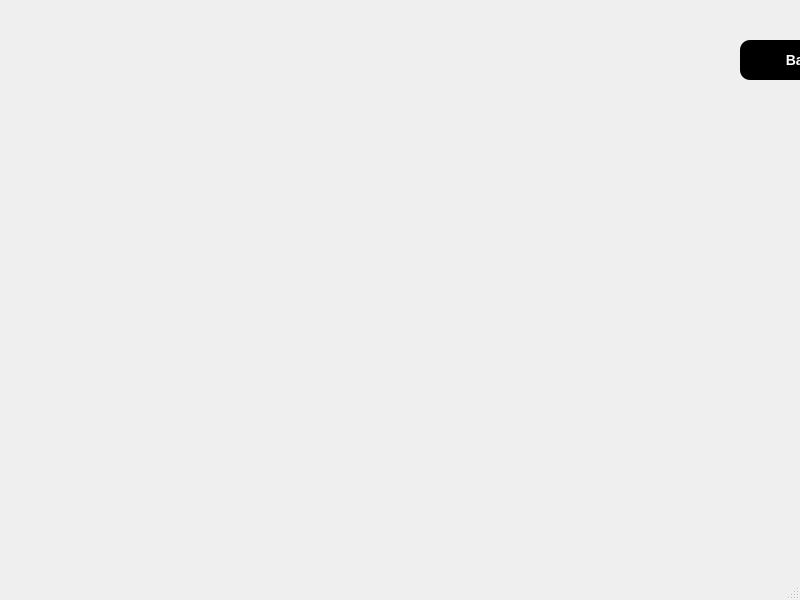
<?xml version="1.0" encoding="UTF-8"?>
<ui version="4.0">
 <class>MainWindow</class>
 <widget class="QMainWindow" name="MainWindow">
  <property name="geometry">
   <rect>
    <x>0</x>
    <y>0</y>
    <width>800</width>
    <height>600</height>
   </rect>
  </property>
  <property name="windowTitle">
   <string>MainWindow</string>
  </property>
  <property name="styleSheet">
   <string notr="true">QPushButton {
    background-color: black;
    color: white;
    border-radius: 10px;
    padding: 10px;
    font-weight: bold;
	font-size: 14px;
}
QPushButton:hover {
    background-color: #000080;
}
</string>
  </property>
  <widget class="QWidget" name="centralwidget">
   <widget class="QPushButton" name="back_button">
    <property name="geometry">
     <rect>
      <x>740</x>
      <y>40</y>
      <width>125</width>
      <height>40</height>
     </rect>
    </property>
    <property name="minimumSize">
     <size>
      <width>125</width>
      <height>40</height>
     </size>
    </property>
    <property name="maximumSize">
     <size>
      <width>1000</width>
      <height>1000</height>
     </size>
    </property>
    <property name="font">
     <font>
      <pointsize>-1</pointsize>
      <weight>75</weight>
      <bold>true</bold>
     </font>
    </property>
    <property name="text">
     <string>Back</string>
    </property>
   </widget>
  </widget>
  <widget class="QMenuBar" name="menubar">
   <property name="geometry">
    <rect>
     <x>0</x>
     <y>0</y>
     <width>800</width>
     <height>21</height>
    </rect>
   </property>
  </widget>
  <widget class="QStatusBar" name="statusbar"/>
 </widget>
 <resources/>
 <connections/>
</ui>
